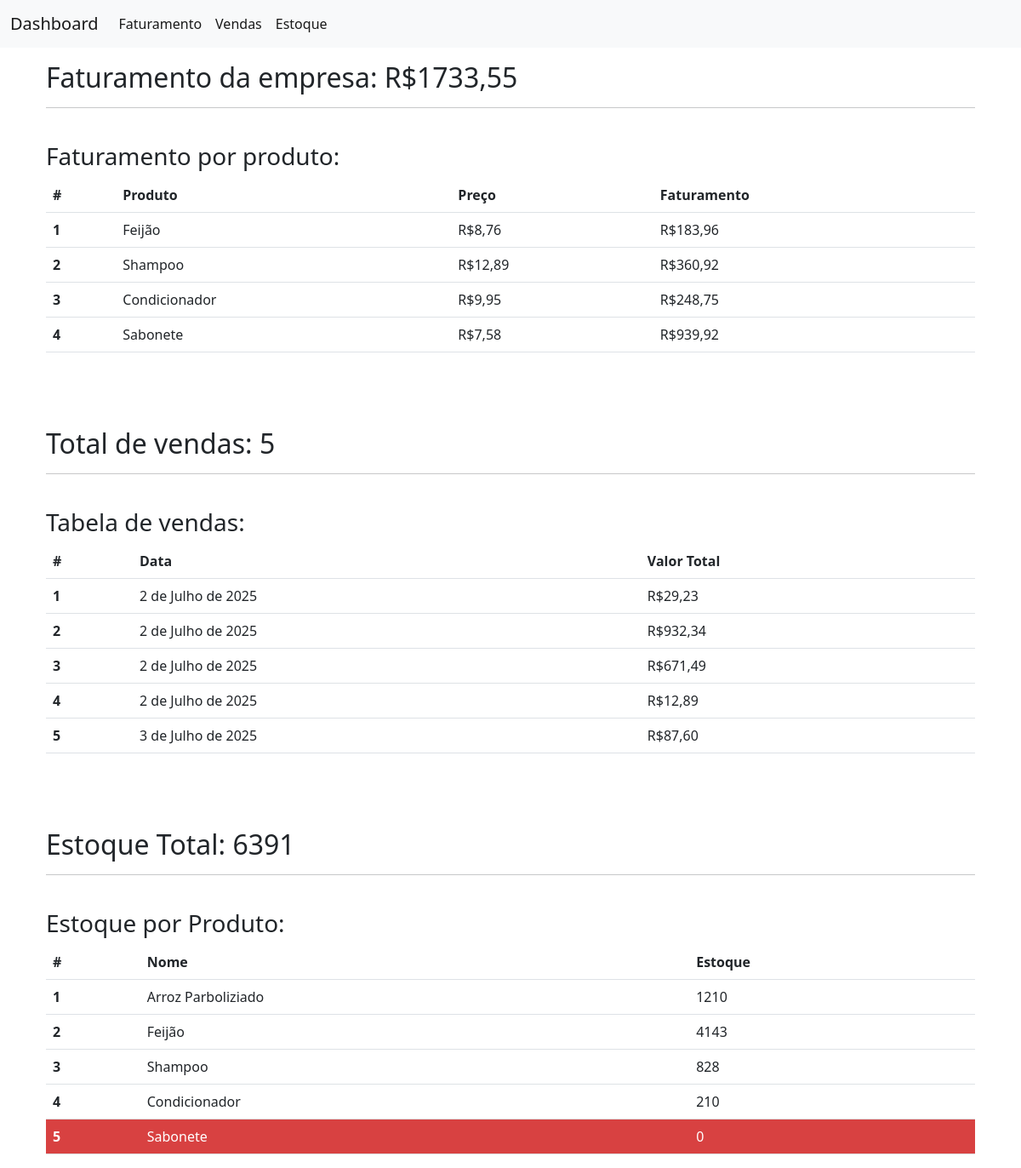
The app's page /produtos/dashboard/, older data.
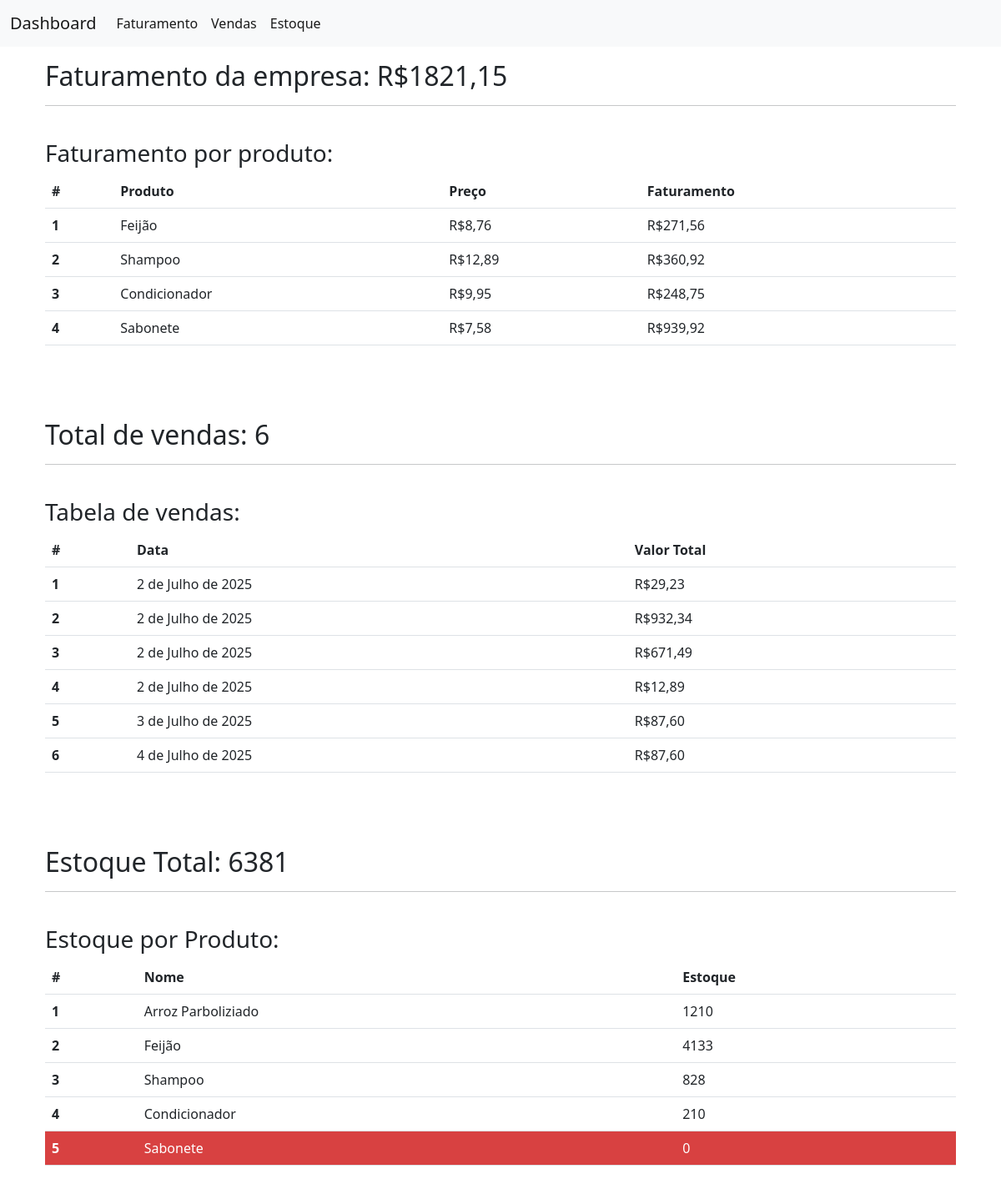
The same page, newer data.
### crm/models.py (models this page shows, shortened)
class Produto(models.Model):
    nome = models.CharField(max_length=50)
    descricao = models.TextField()
    preco = models.DecimalField(max_digits=10, decimal_places=2)
    qtd_estoque = models.IntegerField()
    ativo = models.BooleanField()
    data_criacao = models.DateTimeField(auto_now_add=True)
    data_atualizacao = models.DateTimeField(auto_now=True)

class Venda(models.Model):
    data_venda = models.DateTimeField(auto_now_add=True)
    valor_total = models.DecimalField(max_digits=10, decimal_places=2, default=0)
    produtos = models.ManyToManyField(Produto, through='ItemVenda')

### crm/views.py (the view)
# urls.py: path('dashboard/', views.dashboard_produtos, name="dashboard_produtos"),
def dashboard_produtos(request):
    if request.method == 'GET':
        vendas = Venda.objects.all()
        faturamento = 0
        for venda in vendas:
            faturamento += venda.valor_total
        produtos = Produto.objects.all()
        faturamento_per_produto = []
        estoque_total = 0
        for produto in produtos:
            estoque_total += produto.qtd_estoque
            valor_total = 0
            for item in ItemVenda.objects.filter(produto=produto):
                valor_total += item.subtotal()
            if valor_total > 0:
                faturamento_per_produto.append((produto.nome, produto.preco, valor_total))
        return render(request, 'dashboard_produtos.html', {'faturamento':faturamento, 'faturamento_per_produto': faturamento_per_produto, 'vendas': vendas, 'produtos': produtos, 'estoque_total': estoque_total})

### crm/models.py (called while the page is built)
    def subtotal(self):
        return self.preco_und * self.qtd_produto

### crm/templates/dashboard_produtos.html (shortened to what this page needs)
{% extends "base.html" %}
{% block 'body' %}
    <div class="container">
        <br>
        <nav class="navbar navbar-expand-lg navbar-light bg-light fixed-top">
        <div class="container-fluid">
            <a class="navbar-brand" href="{% url "dashboard_produtos" %}">Dashboard</a>
            <div class="collapse navbar-collapse" id="navbarNav">
            <ul class="navbar-nav">
                <li class="nav-item">
                <a class="nav-link active" aria-current="page" href="#faturamento">Faturamento</a>
                </li>
                <li class="nav-item">
                <a class="nav-link active" aria-current="page" href="#vendas">Vendas</a>
                </li>
                <li class="nav-item">
                <a class="nav-link active" aria-current="page" href="#estoque">Estoque</a>
                </li>
            </ul>
            </div>
        </div>
        </nav>
        <br>
        <div class="container">
            <section id="faturamento">
                <br>
                <h2>Faturamento da empresa: R${{faturamento}}</h2>
                <hr>
                <br>
                <h3>Faturamento por produto: </h3>
                <table class="table">
                <thead>
                    <tr>
                    <th scope="col">#</th>
                    <th scope="col">Produto</th>
                    <th scope="col">Preço</th>
                    <th scope="col">Faturamento</th>
                    </tr>
                </thead>
                <tbody>
                    {% for faturamento in faturamento_per_produto %}
                        <tr>
                            <th scope="row">{{ forloop.counter }}</th>
                            <td>{{faturamento.0}}</td>
                            <td>R${{faturamento.1}}</td>
                            <td>R${{faturamento.2}}</td>
                        </tr>
                    {% endfor %}
                </tbody>
                </table>
            </section>
            <br>
            <br>
            <section id="vendas">
                <br>
                <h2>Total de vendas: {{vendas.count}}</h2>
                <hr>
                <br>
                <h3>Tabela de vendas: </h3>
                <table class="table">
                <thead>
                    <tr>
                    <th scope="col">#</th>
                    <th scope="col">Data</th>
                    <th scope="col">Valor Total</th>
                    </tr>
                </thead>
                <tbody>
                    {% for venda in vendas %}
                        <tr>
                            <th scope="row">{{ forloop.counter }}</th>
                            <td>{{venda.data_venda.date}}</td>
                            <td>R${{venda.valor_total}}</td>
                        </tr>
                    {% endfor %}
                </tbody>
                </table>
            </section>
            <br>
            <br>
            <section id="estoque">
                <br>
                <h2>Estoque Total: {{estoque_total}}</h2>
                <hr>
                <br>
                <h3>Estoque por Produto: </h3>
                <table class="table">
                <thead>
                    <tr>
                    <th scope="col">#</th>
                    <th scope="col">Nome</th>
                    <th scope="col">Estoque</th>
                    </tr>
                </thead>
                <tbody>
                    {% for produto in produtos %}
                        <tr {% if produto.qtd_estoque == 0 %}style="background-color: rgb(216, 65, 65); color: white"{% endif %}>
                            <th scope="row">{{ forloop.counter }}</th>
                            <td>{{produto.nome}}</td>
                            <td>{{produto.qtd_estoque}}</td>
                        </tr>
                    {% endfor %}
                </tbody>
                </table>
            </section>
        </div>
    </div>
{% endblock 'body' %}

Row changes from the older to the newer data that the page shows:
changed Produto "Feijão": qtd_estoque "4143" → "4133"
added Venda: data_venda "4 de Julho de 2025", valor_total "87,60"
Text that changed along with them:
{{ faturamento }}: "1733,55" → "1821,15"
{{ vendas.count }}: "5" → "6"
{{ estoque_total }}: "6391" → "6381"
new list line: "1 R$ R$ 271,56"
new list line: "Feijão 8,76"
list line gone: "1 R$ R$ 183,96"
list line gone: "Feijão 8,76"
